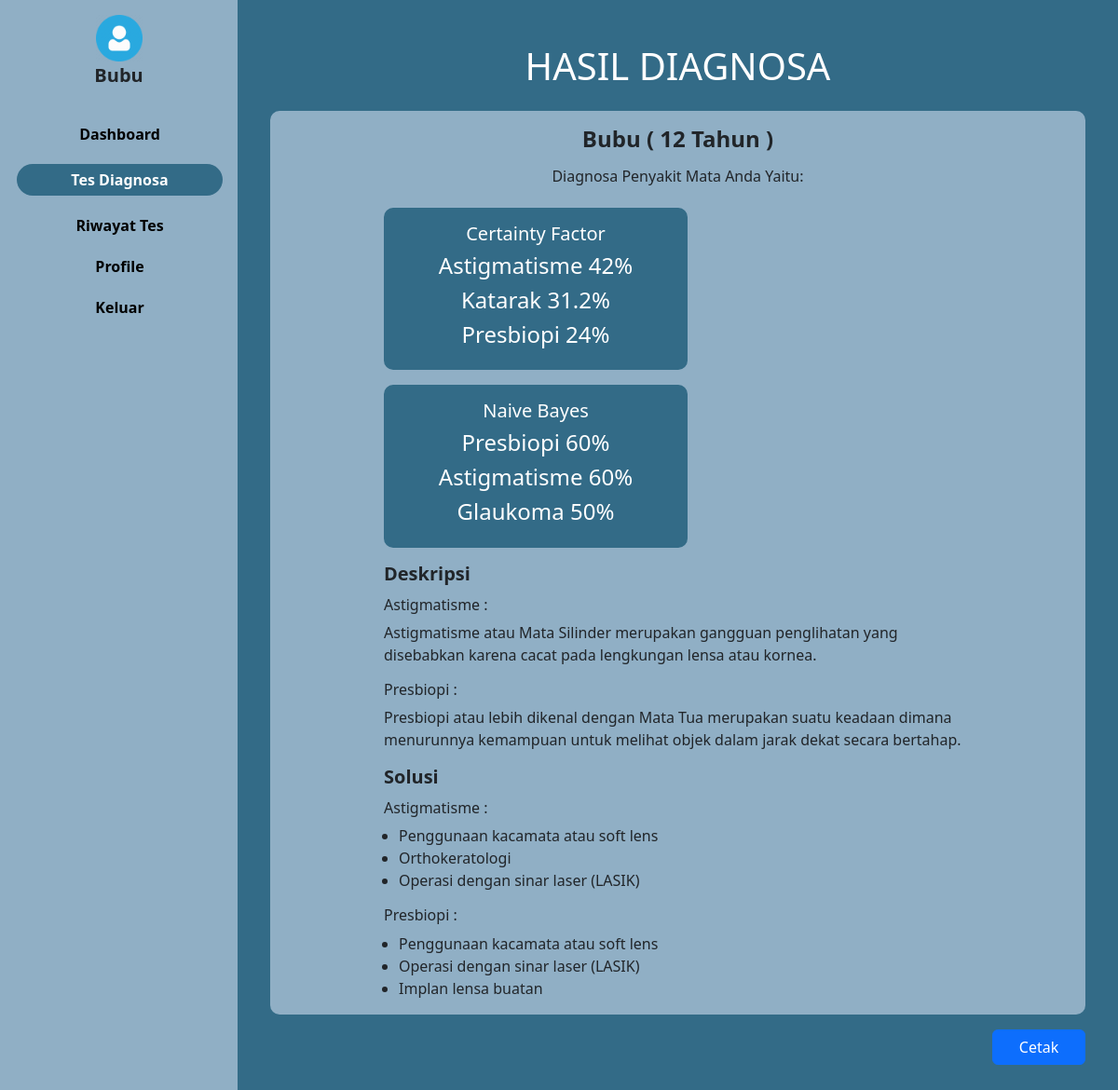
The app's page /user/hasil.php?idhasil=2 (signed in) with its own data.
### tables this page shows
CREATE TABLE `user` (
  `iduser` int(15) NOT NULL,
  `username` varchar(30) NOT NULL,
  `password` varchar(100) NOT NULL,
  `nama` varchar(45) NOT NULL,
  `jk` char(2) NOT NULL,
  `tanggal_lahir` date NOT NULL,
  `email` varchar(30) NOT NULL,
  `level` varchar(10) NOT NULL,
  `foto` varchar(30) NOT NULL
);

CREATE TABLE `hasil_diagnosa` (
  `idhasil` int(10) NOT NULL,
  `iduser` int(15) NOT NULL,
  `tanggal` timestamp NOT NULL DEFAULT current_timestamp() ON UPDATE current_timestamp(),
  `usia` int(10) NOT NULL,
  `cf_katarak` double NOT NULL,
  `bayes_katarak` double NOT NULL,
  `cf_konjungtivitis` double NOT NULL,
  `bayes_konjungtivitis` double NOT NULL,
  `cf_miopi` double NOT NULL,
  `bayes_miopi` double NOT NULL,
  `cf_glaukoma` double NOT NULL,
  `bayes_glaukoma` double NOT NULL,
  `cf_butawarna` double NOT NULL,
  `bayes_butawarna` double NOT NULL,
  `cf_presbiopi` double NOT NULL,
  `bayes_presbiopi` double NOT NULL,
  `cf_astigmatisme` double NOT NULL,
  `bayes_astigmatisme` double NOT NULL,
  `cf_hipermetropi` double NOT NULL,
  `bayes_hipermetropi` double NOT NULL
);

CREATE TABLE `diagnosa` (
  `iddiagnosa` int(10) NOT NULL,
  `kode_diagnosa` varchar(10) NOT NULL,
  `nama_diagnosa` varchar(50) NOT NULL,
  `deskripsi` text NOT NULL
);

CREATE TABLE `solusi` (
  `idsolusi` int(11) NOT NULL,
  `iddiagnosa` int(11) NOT NULL,
  `solusi` text NOT NULL
);

### konek.php (called while the page is built, shortened)
<?php
function cari_deskripsi_solusi($hasil, $cf, $bayes)
{
    $data_penyakit = query("SELECT * FROM diagnosa");
    $data_uji = ["cf", "bayes"];
    $idhasil2 = $hasil['idhasil'];
    $hasil_cf = $cf;
    $hasil_bayes = $bayes;
    for ($i = 0; $i < count($data_uji); $i++) {
        $nilai_yang_dicari = ${"hasil_" . $data_uji[$i]}[0];
        foreach ($data_penyakit as $dakit) {
            $nama_kecil = strtolower($dakit['nama_diagnosa']);
            $nama = str_replace(" ", "", $nama_kecil);
            $kolom = $data_uji[$i] . "_" . $nama;
            $query = jumlah_data("SELECT * FROM hasil_diagnosa WHERE $kolom = $nilai_yang_dicari AND idhasil = $idhasil2");
            if ($query == 1) {
                $terbesar[] = $dakit['nama_diagnosa'];
            }
        }
    }
    return $terbesar;
}
function penyakit_cf($data)
{
    $data_penyakit = query("SELECT * FROM diagnosa");
    $idhasil = $data['idhasil'];
    foreach ($data_penyakit as $dapen) {
        $nama_kecil = strtolower($dapen['nama_diagnosa']);
        $nama = str_replace(" ", "", $nama_kecil);
        $gabung = "cf_" . $nama;
        $hasil_cf[] = $data[$gabung];
    }
    rsort($hasil_cf);
    $tiga_terbesar = array_slice($hasil_cf, 0, 3);
    $array_cf = array_values(array_unique($tiga_terbesar));
    $data_penyakit = query("SELECT * FROM diagnosa");
    for ($i = 0; $i < count($array_cf); $i++) {
        $nilai_yang_dicari = $array_cf[$i];
        foreach ($data_penyakit as $dakit) {
            $nama_kecil = strtolower($dakit['nama_diagnosa']);
            $nama = str_replace(" ", "", $nama_kecil);
            $kolom = "cf_" . $nama;
            $query = jumlah_data("SELECT * FROM hasil_diagnosa WHERE $kolom = $nilai_yang_dicari AND idhasil = $idhasil");
            if ($query == 1) {
                $penyakit_cf[] = $dakit['nama_diagnosa'];
            }
        }
    }
    return $penyakit_cf;
}
function hasil_cf($data)
{
    $data_penyakit = query("SELECT * FROM diagnosa");
    foreach ($data_penyakit as $dapen) {
        $nama_kecil = strtolower($dapen['nama_diagnosa']);
        $nama = str_replace(" ", "", $nama_kecil);
        $gabung = "cf_" . $nama;
        $hasil_cf[] = $data[$gabung];
    }
    rsort($hasil_cf);
    $tiga_terbesar = array_slice($hasil_cf, 0, 3);
    $array_cf = array_values(array_unique($tiga_terbesar));
    $jumlah_nilai = 0;
    for ($f = 0; $f < count($array_cf); $f++) {
        foreach ($hasil_cf as $nilai) {
            if ($nilai === $array_cf[$f]) {
                $jumlah_nilai++;
            }
        }
    }
    $terbesar = array_slice($hasil_cf, 0, $jumlah_nilai);
    return $terbesar;
}
function penyakit_bayes($data)
{
    $data_penyakit = query("SELECT * FROM diagnosa");
    $idhasil = $data['idhasil'];
    foreach ($data_penyakit as $dapen) {
        $nama_kecil = strtolower($dapen['nama_diagnosa']);
        $nama = str_replace(" ", "", $nama_kecil);
        $gabung = "bayes_" . $nama;
        $hasil_bayes[] = $data[$gabung];
    }
    rsort($hasil_bayes);
    $tiga_terbesar = array_slice($hasil_bayes, 0, 3);
    $array_bayes = array_values(array_unique($tiga_terbesar));
    $data_penyakit = query("SELECT * FROM diagnosa");
    for ($i = 0; $i < count($array_bayes); $i++) {
        $nilai_yang_dicari = $array_bayes[$i];
        foreach ($data_penyakit as $dakit) {
            $nama_kecil = strtolower($dakit['nama_diagnosa']);
            $nama = str_replace(" ", "", $nama_kecil);
            $kolom = "bayes_" . $nama;
            $query = jumlah_data("SELECT * FROM hasil_diagnosa WHERE $kolom = $nilai_yang_dicari AND idhasil = $idhasil");
            if ($query > 0) {
                $penyakit_bayes[] = $dakit['nama_diagnosa'];
            }
        }
    }
    return $penyakit_bayes;
}
function hasil_bayes($data)
{
    $data_penyakit = query("SELECT * FROM diagnosa");
    foreach ($data_penyakit as $dapen) {
        $nama_kecil = strtolower($dapen['nama_diagnosa']);
        $nama = str_replace(" ", "", $nama_kecil);
        $gabung = "bayes_" . $nama;
        $hasil_bayes[] = $data[$gabung];
    }
    rsort($hasil_bayes);
    $tiga_terbesar = array_slice($hasil_bayes, 0, 3);
    $array_bayes = array_values(array_unique($tiga_terbesar));
    $jumlah_nilai = 0;
    for ($f = 0; $f < count($array_bayes); $f++) {
        foreach ($hasil_bayes as $nilai) {
            if ($nilai === $array_bayes[$f]) {
                $jumlah_nilai++;
            }
        }
    }
    $terbesar = array_slice($hasil_bayes, 0, $jumlah_nilai);
    return $terbesar;
}
function cek_null($data)
{
    $penyakit = query("SELECT * FROM diagnosa");
    foreach ($penyakit as $p) {
        $nama_kecil = strtolower($p['nama_diagnosa']);
        $nama = str_replace(" ", "", $nama_kecil);
        $kolom_cf = "cf_" . $nama;
        $kolom_bayes = "bayes_" . $nama;
        $penyakit_cf[] = $kolom_cf;
        $penyakit_bayes[] = $kolom_bayes;
    }
}
$koneksi = mysqli_connect("localhost", "root", "", "mata");
function query($query)
{
    global $koneksi;
    $result = mysqli_query($koneksi, $query);
    $rows = [];
    while ($row = mysqli_fetch_assoc($result)) {
        $rows[] = $row;
    }
    return $rows;
}
function jumlah_data($data)
{
    global $koneksi;
    $query = mysqli_query($koneksi, $data);
    $jumlah_data = mysqli_num_rows($query);
    return $jumlah_data;
}
function dekripsi($teks)
{
    $text = $teks;
    $kunci = 'mataRara';
    $key = hash('sha256', $kunci);
    $pkey = "123";
    $method = "aes-192-cfb1";
    $iv = substr(hash('sha256', $pkey), 0, 16);
    $dekripsi = base64_decode($text);
    $dekripsi = openssl_decrypt($dekripsi, $method, $key, 0, $iv);
    return $dekripsi;
}
?>

### user/hasil.php (the view, shortened to what this page needs)
<?php
require_once '../konek.php';
$iduser = dekripsi($_COOKIE['mataRara']);
$data_user = query("SELECT * FROM user WHERE iduser = $iduser")[0];
if (isset($_GET['idhasil'])) {
  $idhasil = $_GET['idhasil'];
  $data_hasil = query("SELECT * FROM hasil_diagnosa WHERE idhasil = $idhasil")[0];
  cek_null($data_hasil);
  $penyakit_cf = penyakit_cf($data_hasil);
  $hasil_cf = hasil_cf($data_hasil);
  $penyakit_bayes = penyakit_bayes($data_hasil);
  $hasil_bayes = hasil_bayes($data_hasil);
}
$usia = $data_hasil['usia'];
$terbesar = cari_deskripsi_solusi($data_hasil, $hasil_cf, $hasil_bayes);
$terbesar_unique = array_values(array_unique($terbesar));
?>
<html lang="en">
<head>
  <link href="https://cdn.jsdelivr.net/npm/bootstrap@5.3.0/dist/css/bootstrap.min.css" rel="stylesheet"
>
  <link rel="stylesheet" href="../style.css">
</head>
<body>
  <div class="main-container d-flex">
    <div class="sidebar px-3 pt-3">
      <div class="header pb-3">
        <img class="text-center" src="../img/propil.png"
          style="width: 50px; margin-right: auto; margin-left: auto; display: block;" alt="">
        <h5 class="offcanvas-title fw-bold text-center" style="margin-left: auto; font-size: 20px"
          id="offcanvasDarkLabel"><?= $data_user['nama']; ?></h5>
      </div>
      <ul>
        <li class=""> <a href="index.php">Dashboard</a></li>
        <li class="active"><a href="tes.php">Tes Diagnosa</a></li>
        <li class=""> <a href="riwayat.php">Riwayat Tes</a></li>
        <li class=""> <a href="profile.php">Profile</a></li>
        <li class=""> <a href="../keluar.php">Keluar</a></li>
      </ul>
    </div>
    <div class="content text-center" style="width: 100%;">
      <div class="container" style="margin-top: 17px; color: white; padding: 30px 35px; tex-align-center;">
        <h1>HASIL DIAGNOSA</h1>
        <div class="tabel mt-4 text-dark">
          <h4 class="pt-3 mb-3 fw-bold">
            <?= $data_user['nama']; ?> (
            <?= $usia; ?> Tahun )
          </h4>
          <h6 class="pb-3">Diagnosa Penyakit Mata Anda Yaitu:</h6>
          <div class="row" style="padding: 0 122px;">
            <div class="col-6  pb-3 text-white" style="width: 350px">
              <div class="tabel py-3" style="background: rgb(51, 107, 135)">
                <h5>Certainty Factor</h5>
                <?php for ($i = 0; $i < count($penyakit_cf); $i++): ?>
                  <h4>
                    <?= $penyakit_cf[$i]; ?>
                    <?= $hasil_cf[$i]; ?>%
                  </h4>
                <?php endfor; ?>
              </div>
            </div>
            <div class="col-6  pb-3 text-white" style="width: 350px">
              <div class="tabel py-3" style="background: rgb(51, 107, 135)">
                <h5>Naive Bayes</h5>
                <?php for ($j = 0; $j < count($penyakit_bayes); $j++): ?>
                  <h4>
                    <?= $penyakit_bayes[$j]; ?>
                    <?= $hasil_bayes[$j]; ?>%
                  </h4>
                <?php endfor; ?>
              </div>
            </div>
            <h5 class="pb-1 text-start fw-bold">Deskripsi</h5>
            <?php foreach ($terbesar_unique as $tu): ?>
              <h6 class="text-start">
                <?= $tu; ?> :
              </h6>
              <?php
              $penyakit_detail = query("SELECT * FROM diagnosa WHERE nama_diagnosa = '$tu'")[0];
              $deskripsi_penyakit = $penyakit_detail['deskripsi'];
              ?>
              <p class="text-start mb-3">
                <?= $deskripsi_penyakit; ?>
              </p>
            <?php endforeach; ?>
            <h5 class="pb-1 text-start fw-bold">Solusi</h5>
            <?php foreach ($terbesar_unique as $tuni): ?>
              <h6 class="text-start ">
                <?= $tuni; ?> :
              </h6>
              <?php
              $penyakit_detail = query("SELECT * FROM diagnosa WHERE nama_diagnosa = '$tuni'")[0];
              $id_penyakit = $penyakit_detail['iddiagnosa'];
              $data_solusi = query("SELECT * FROM solusi WHERE iddiagnosa = $id_penyakit");
              ?>
              <ul class="ms-3">
                <?php foreach ($data_solusi as $solusi): ?>
                  <li class="text-start">
                    <?= $solusi['solusi']; ?>
                  </li>
                <?php endforeach; ?>
              </ul>
            <?php endforeach; ?>
          </div>
        </div>
        <div class="text-end pt-3">
          <a class="text-decoration-none" href="../print.php?idhasil=<?= $data_hasil['idhasil']; ?>" target="_blank">
            <button type="submit" class="btn btn-primary" style="width: 100px">Cetak</button>
          </a>
        </div>
      </div>
    </div>
  </div>
</body>
</html>

### style.css (style rules this page uses)
body { background: #336B87; padding: 0; margin: 0; }
.sidebar { min-width: 255px; max-width: 255px; min-height: 100vh; background-color: #90AFC5; }
.sidebar ul { padding-left: 2px; text-align: center; }
.sidebar ul li a { font-weight: bold; color: black; font-size: auto; text-decoration: none; }
.sidebar ul li { margin-top: 20px; margin-bottom: 10px; list-style-type: none; }
.sidebar li.active { background: #336B87; width: auto; height: auto; padding: 5px 0; border-radius: 20px; }
.sidebar ul li.active a { color: white; font-size: auto; }
.container .row { box-sizing: border-box; padding: 0 30px; }
.container .tabel { border-radius: 10px; border: border-box; background: #90AFC5; }

### records on screen
user: nama "Bubu"
hasil_diagnosa: usia "12", cf_astigmatisme "42", cf_katarak "31.2", cf_presbiopi "24", j "Glaukoma", bayes_glaukoma "50"
diagnosa: tu "Astigmatisme", deskripsi "Astigmatisme atau Mata Silinder merupakan gangguan penglihatan yang disebabkan karena cacat pada lengkungan lensa atau kornea."
diagnosa: tu "Presbiopi", deskripsi "Presbiopi atau lebih dikenal dengan Mata Tua merupakan suatu keadaan dimana menurunnya kemampuan untuk melihat objek dalam jarak dekat secara bertahap."
solusi: solusi "Penggunaan kacamata atau soft lens"
solusi: solusi "Orthokeratologi"
solusi: solusi "Operasi dengan sinar laser (LASIK)"
solusi: solusi "Penggunaan kacamata atau soft lens"
solusi: solusi "Operasi dengan sinar laser (LASIK)"
solusi: solusi "Implan lensa buatan"

### other values on screen
$penyakit_cf[$i] "Astigmatisme"
$penyakit_cf[$i] "Katarak"
$penyakit_cf[$i] "Presbiopi"
$penyakit_bayes[$j] "Presbiopi"
$hasil_bayes[$j] "60"
$penyakit_bayes[$j] "Astigmatisme"
$tuni "Astigmatisme"
$tuni "Presbiopi"
